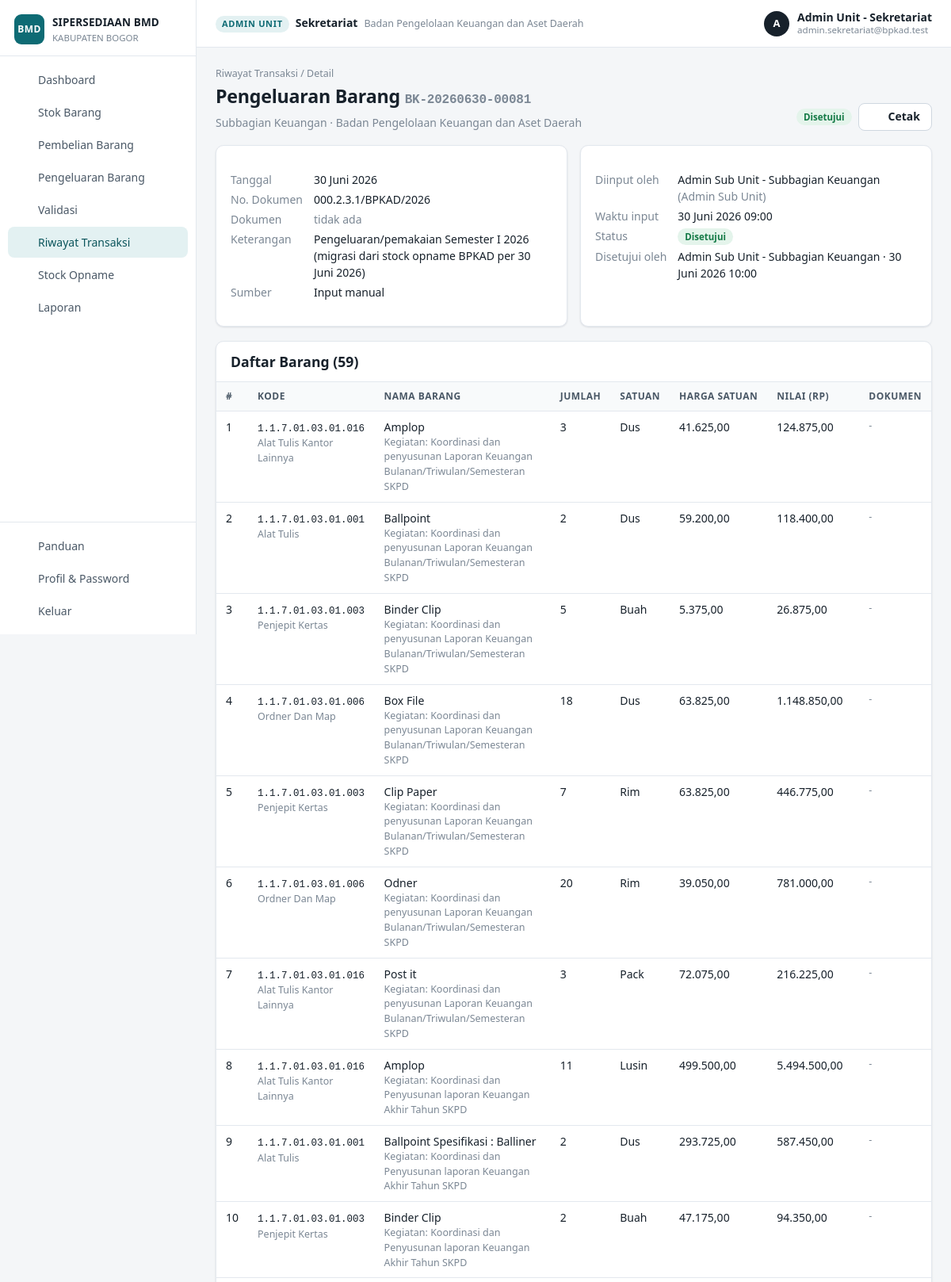
The app's page /index.php?page=transaksi_detail&id=81 (signed in, upper part) with its own data.
### tables this page shows
CREATE TABLE users (
  id          INT UNSIGNED NOT NULL AUTO_INCREMENT PRIMARY KEY,
  nama        VARCHAR(150) NOT NULL,
  nip         VARCHAR(30)  NULL,
  email       VARCHAR(150) NULL,
  password    VARCHAR(255) NULL,
  role        ENUM('superadmin','admin_skpd','admin','operator') NOT NULL,
  skpd_id     INT UNSIGNED NULL,
  unit_id     INT UNSIGNED NULL,
  slot        TINYINT UNSIGNED NOT NULL DEFAULT 1,
  is_active   TINYINT(1) NOT NULL DEFAULT 0,
  last_login  DATETIME NULL,
  created_at  DATETIME NOT NULL DEFAULT CURRENT_TIMESTAMP,
  updated_at  DATETIME NULL ON UPDATE CURRENT_TIMESTAMP,
  UNIQUE KEY uk_email (email),
  KEY idx_skpd (skpd_id),
  KEY idx_unit (unit_id),
  CONSTRAINT fk_user_skpd FOREIGN KEY (skpd_id) REFERENCES skpd(id)       ON DELETE CASCADE,
  CONSTRAINT fk_user_unit FOREIGN KEY (unit_id) REFERENCES unit_kerja(id) ON DELETE CASCADE
);

CREATE TABLE unit_kerja (
  id          INT UNSIGNED NOT NULL AUTO_INCREMENT PRIMARY KEY,
  skpd_id     INT UNSIGNED NOT NULL,
  parent_id   INT UNSIGNED NULL,
  level       ENUM('unit','subunit') NOT NULL,
  kode        VARCHAR(30)  NULL,
  nama        VARCHAR(200) NOT NULL,
  lokasi      VARCHAR(255) NULL,
  pic         VARCHAR(150) NULL,
  email       VARCHAR(150) NULL,
  telp        VARCHAR(50)  NULL,
  created_at  DATETIME NOT NULL DEFAULT CURRENT_TIMESTAMP,
  updated_at  DATETIME NULL ON UPDATE CURRENT_TIMESTAMP,
  KEY idx_skpd (skpd_id),
  KEY idx_parent (parent_id),
  CONSTRAINT fk_unit_skpd   FOREIGN KEY (skpd_id)   REFERENCES skpd(id)       ON DELETE CASCADE,
  CONSTRAINT fk_unit_parent FOREIGN KEY (parent_id) REFERENCES unit_kerja(id) ON DELETE CASCADE
);

CREATE TABLE transaksi (
  id                INT UNSIGNED NOT NULL AUTO_INCREMENT PRIMARY KEY,
  jenis             ENUM('masuk','keluar') NOT NULL,
  sumber            ENUM('input','import','saldo_awal','stock_opname') NOT NULL DEFAULT 'input',
  unit_id           INT UNSIGNED NOT NULL,
  nomor             VARCHAR(40)  NULL,
  tanggal           DATE NOT NULL,
  no_dokumen        VARCHAR(150) NULL,
  keterangan        TEXT NULL,
  dokumen_file      VARCHAR(255) NULL,
  dokumen_nama      VARCHAR(255) NULL,
  status            ENUM('draft','menunggu','disetujui','ditolak') NOT NULL DEFAULT 'draft',
  created_by        INT UNSIGNED NOT NULL,
  created_at        DATETIME NOT NULL DEFAULT CURRENT_TIMESTAMP,
  submitted_at      DATETIME NULL,
  validated_by      INT UNSIGNED NULL,
  validated_at      DATETIME NULL,
  catatan_validasi  TEXT NULL,
  KEY idx_unit_status (unit_id, status, tanggal),
  KEY idx_creator (created_by, status),
  CONSTRAINT fk_trx_unit FOREIGN KEY (unit_id) REFERENCES unit_kerja(id) ON DELETE RESTRICT
);

CREATE TABLE skpd (
  id          INT UNSIGNED NOT NULL AUTO_INCREMENT PRIMARY KEY,
  kode        VARCHAR(30)  NULL,
  nama        VARCHAR(200) NOT NULL,
  lokasi      VARCHAR(255) NULL,
  pic         VARCHAR(150) NULL,
  email       VARCHAR(150) NULL,
  telp        VARCHAR(50)  NULL,
  created_at  DATETIME NOT NULL DEFAULT CURRENT_TIMESTAMP,
  updated_at  DATETIME NULL ON UPDATE CURRENT_TIMESTAMP
);

CREATE TABLE transaksi_detail (
  id              INT UNSIGNED NOT NULL AUTO_INCREMENT PRIMARY KEY,
  transaksi_id    INT UNSIGNED NOT NULL,
  barang_id       INT UNSIGNED NULL,
  kode_barang_id  INT UNSIGNED NOT NULL,
  nama_barang     VARCHAR(255) NOT NULL,
  satuan          VARCHAR(50)  NOT NULL,
  jumlah          DECIMAL(15,2) NOT NULL,
  harga_satuan    DECIMAL(18,2) NOT NULL DEFAULT 0,
  nilai           DECIMAL(20,2) NOT NULL DEFAULT 0,
  dokumen_file    VARCHAR(255) NULL,
  dokumen_nama    VARCHAR(255) NULL,
  keterangan      VARCHAR(255) NULL,
  KEY idx_trx (transaksi_id),
  KEY idx_barang (barang_id),
  CONSTRAINT fk_det_trx    FOREIGN KEY (transaksi_id)   REFERENCES transaksi(id)   ON DELETE CASCADE,
  CONSTRAINT fk_det_barang FOREIGN KEY (barang_id)      REFERENCES barang(id)      ON DELETE RESTRICT,
  CONSTRAINT fk_det_kode   FOREIGN KEY (kode_barang_id) REFERENCES kode_barang(id) ON DELETE RESTRICT
);

CREATE TABLE kode_barang (
  id         INT UNSIGNED NOT NULL AUTO_INCREMENT PRIMARY KEY,
  parent_id  INT UNSIGNED NULL,
  level      TINYINT UNSIGNED NOT NULL,
  kode       VARCHAR(30)  NOT NULL,
  uraian     VARCHAR(255) NOT NULL,
  is_active  TINYINT(1)   NOT NULL DEFAULT 1,
  UNIQUE KEY uk_kode (kode),
  KEY idx_parent (parent_id),
  KEY idx_level (level),
  CONSTRAINT fk_kode_parent FOREIGN KEY (parent_id) REFERENCES kode_barang(id)
    ON UPDATE CASCADE ON DELETE RESTRICT
);

### pages/transaksi_detail.php (the view, shortened to what the rows shown need)
<?php
$id = input_int('id');
$t = row('SELECT t.*, uk.nama AS unit_nama, uk.level AS unit_level, s.nama AS skpd_nama, c.nama AS pembuat, c.role AS pembuat_role, v.nama AS validator
          FROM transaksi t JOIN unit_kerja uk ON uk.id=t.unit_id JOIN skpd s ON s.id=uk.skpd_id
          JOIN users c ON c.id=t.created_by LEFT JOIN users v ON v.id=t.validated_by WHERE t.id=? AND t.status<>\'draft\'', [$id]);
$items = rows('SELECT d.*, k.kode, k.uraian AS kode_uraian FROM transaksi_detail d JOIN kode_barang k ON k.id=d.kode_barang_id WHERE d.transaksi_id=? ORDER BY d.id', [$id]);
$isMasuk = $t['jenis'] === 'masuk';
$showNilai = $isMasuk || $t['status'] === 'disetujui';
include BASE_PATH . '/views/header.php';
?>
<div class="page-head">
  <div>
    <div class="breadcrumb"><?php if (is_unit_user()): ?><a href="<?= e(url('transaksi')) ?>">Riwayat Transaksi</a> / <?php endif; ?>Detail</div>
    <h1><?= $isMasuk ? ($t['sumber'] === 'saldo_awal' ? 'Saldo Awal' : 'Pembelian Barang') : 'Pengeluaran Barang' ?> <span class="mono" style="font-size:1rem;color:var(--ink-3)"><?= e($t['nomor']) ?></span></h1>
    <p><?= e($t['unit_nama']) ?> · <?= e($t['skpd_nama']) ?></p>
  </div>
  <div class="actions"><?= badge_status($t['status']) ?> <button class="btn btn-light" onclick="window.print()"><?= icon('print') ?> Cetak</button></div>
</div>
<div class="grid grid-2">
  <div class="card"><div class="card-body">
    <dl class="kv">
      <dt>Tanggal</dt><dd><?= tgl_indo($t['tanggal']) ?></dd>
      <dt>No. Dokumen</dt><dd><?= e($t['no_dokumen'] ?: '-') ?></dd>
      <dt>Dokumen</dt><dd><?= $t['dokumen_file'] ? '<a href="unduh.php?t=' . (int)$t['id'] . '" target="_blank">' . icon('clip') . ' ' . e($t['dokumen_nama']) . '</a>' : '<span class="muted">tidak ada</span>' ?></dd>
      <dt>Keterangan</dt><dd><?= nl2br(e($t['keterangan'] ?: '-')) ?></dd>
      <dt>Sumber</dt><dd><?= ['input' => 'Input manual', 'import' => 'Impor Excel', 'saldo_awal' => 'Saldo awal / migrasi data'][$t['sumber']] ?></dd>
    </dl>
  </div></div>
  <div class="card"><div class="card-body">
    <dl class="kv">
      <dt>Diinput oleh</dt><dd><?= e($t['pembuat']) ?> <span class="muted">(<?= e(role_label($t['pembuat_role'], $t['unit_level'])) ?>)</span></dd>
      <dt>Waktu input</dt><dd><?= tgl_indo($t['submitted_at'] ?: $t['created_at'], true) ?></dd>
      <dt>Status</dt><dd><?= badge_status($t['status']) ?></dd>
      <?php if ($t['validated_by']): ?>
        <dt><?= $t['status'] === 'ditolak' ? 'Ditolak oleh' : 'Disetujui oleh' ?></dt><dd><?= e($t['validator']) ?> · <?= tgl_indo($t['validated_at'], true) ?></dd>
      <?php endif; ?>
    </dl>
  </div></div>
</div>
<div class="card">
  <div class="card-head"><h2>Daftar Barang (<?= count($items) ?>)</h2></div>
  <div class="card-body tight table-wrap">
    <table class="tbl">
      <thead><tr><th>#</th><th>Kode</th><th>Nama Barang</th><th class="num">Jumlah</th><th>Satuan</th><th class="num">Harga Satuan</th><th class="num">Nilai (Rp)</th><th>Dokumen</th></tr></thead>
      <tbody>
      <?php $tot = 0; foreach ($items as $i => $d): $tot += $d['nilai']; ?>
        <tr>
          <td><?= $i + 1 ?></td>
          <td><span class="mono"><?= e($d['kode']) ?></span><div class="small muted"><?= e($d['kode_uraian']) ?></div></td>
          <td><?= e($d['nama_barang']) ?><?= $d['keterangan'] ? '<div class="small muted">' . e($d['keterangan']) . '</div>' : '' ?></td>
          <td class="num"><?= angka($d['jumlah']) ?></td>
          <td><?= e($d['satuan']) ?></td>
          <td class="num"><?= $showNilai ? rupiah($d['harga_satuan']) : '<span class="muted">FIFO</span>' ?></td>
          <td class="num"><?= $showNilai ? rupiah($d['nilai']) : '-' ?></td>
          <td class="small"><?= $d['dokumen_file'] ? '<a href="unduh.php?d=' . (int)$d['id'] . '" target="_blank">📎 ' . e($d['dokumen_nama']) . '</a>' : '<span class="muted">-</span>' ?></td>
        </tr>
      <?php endforeach; ?>
      </tbody>
    </table>
  </div>
</div>
<?php include BASE_PATH . '/views/footer.php'; ?>

### views/header.php (shortened to what the rows shown need)
<?php
$u = user();
function icon($n)
{
    return '<svg class="ic" viewBox="0 0 24 24" fill="none" stroke="currentColor" stroke-width="1.8" stroke-linecap="round" stroke-linejoin="round" aria-hidden="true">' . ($p[$n] ?? '') . '</svg>';
}
$menu = [];
$menu[] = ['dashboard', 'Dashboard', 'home'];
if ($u['role'] === 'superadmin') {
    $menu[] = ['skpd', 'SKPD & Akun Admin', 'building'];
    $menu[] = ['unit', 'Unit & Sub Unit', 'tree'];
    $menu[] = ['kode', 'Master Kode Barang', 'code'];
    $menu[] = ['stock_opname', 'Stock Opname', 'lock'];
    $menu[] = ['laporan', 'Laporan', 'report'];
    $menu[] = ['pengguna', 'Pengguna & Login As', 'users'];
    $menu[] = ['pengaturan', 'Pengaturan', 'gear'];
    $menu[] = ['log', 'Log Aktivitas', 'list'];
} elseif ($u['role'] === 'admin_skpd') {
    $menu[] = ['unit', 'Unit & Sub Unit', 'tree'];
    $menu[] = ['stock_opname', 'Stock Opname', 'lock'];
    $menu[] = ['laporan', 'Laporan', 'report'];
} else {
    $menu[] = ['stok', 'Stok Barang', 'box'];
    $menu[] = ['pembelian', 'Pembelian Barang', 'in'];
    $menu[] = ['pengeluaran', 'Pengeluaran Barang', 'out'];
    if ($u['role'] === 'admin') {
        $nPending = (int)val("SELECT COUNT(*) FROM transaksi WHERE status='menunggu' AND unit_id IN (" . in_ph(unit_scope_ids($u)) . ")", unit_scope_ids($u));
        $menu[] = ['validasi', 'Validasi', 'check', $nPending];
    }
    $menu[] = ['transaksi', 'Riwayat Transaksi', 'list'];
    $menu[] = ['stock_opname', 'Stock Opname', 'lock'];
    if ($u['role'] === 'admin') $menu[] = ['laporan', 'Laporan', 'report'];
}
$scopeLabel = $u['role'] === 'superadmin' ? 'Seluruh SKPD' : ($u['role'] === 'admin_skpd' ? $u['skpd_nama'] : $u['unit_nama']);
?><!doctype html>
<html lang="id">
<head>
<link rel="stylesheet" href="assets/app.css?v=3">
</head>
<body>
<div class="layout">
      <?php foreach ($menu as $m): ?>
          <?= icon($m[2]) ?><span><?= e($m[1]) ?></span>
      <?php endforeach; ?>
  <div class="main">
    <header class="topbar">
      <div class="scope">
        <span class="scope-label"><?= e(role_label($u['role'], $u['unit_level'])) ?></span>
        <span class="scope-name"><?= e($scopeLabel) ?></span>
        <?php if ($u['role'] !== 'superadmin' && $u['role'] !== 'admin_skpd'): ?><span class="scope-skpd"><?= e($u['skpd_nama']) ?></span><?php endif; ?>
      </div>
      <div class="who">
        <div class="avatar"><?= e(mb_strtoupper(mb_substr($u['nama'], 0, 1))) ?></div>
        <div class="who-text"><b><?= e($u['nama']) ?></b><small><?= e($u['email']) ?></small></div>
      </div>
    </header>
    <main class="content">

### core/helpers.php (shortened to what the rows shown need)
<?php
function e($s)
{
    return htmlspecialchars((string)$s, ENT_QUOTES, 'UTF-8');
}
function url($page = 'dashboard', array $params = [])
{
    $params = array_merge(['page' => $page], $params);
    return 'index.php?' . http_build_query($params);
}
function input($key, $default = null)
{
    if (isset($_GET[$key])) return is_string($_GET[$key]) ? trim($_GET[$key]) : $_GET[$key];
    return $default;
}
function input_int($key, $default = 0)
{
    $v = input($key, null);
    return ($v === null || $v === '') ? $default : (int)$v;
}
function rupiah($n, $dec = 2)
{
    return number_format((float)$n, $dec, ',', '.');
}
function angka($n)
{
    $n = (float)$n;
    return (floor($n) == $n) ? number_format($n, 0, ',', '.') : number_format($n, 2, ',', '.');
}
function bulan_indo($m)
{
    $b = [1 => 'Januari', 'Februari', 'Maret', 'April', 'Mei', 'Juni', 'Juli', 'Agustus', 'September', 'Oktober', 'November', 'Desember'];
    return $b[(int)$m] ?? '';
}
function tgl_indo($date, $withTime = false)
{
    $t = strtotime($date);
    $s = date('j', $t) . ' ' . bulan_indo(date('n', $t)) . ' ' . date('Y', $t);
    if ($withTime) $s .= ' ' . date('H:i', $t);
    return $s;
}
function badge_status($s)
{
    $map = [
        'draft' => ['Draft', 'gray'],
        'menunggu' => ['Menunggu Validasi', 'amber'],
        'disetujui' => ['Disetujui', 'green'],
        'ditolak' => ['Ditolak', 'red'],
    ];
    $m = $map[$s] ?? [$s, 'gray'];
    return '<span class="badge badge-' . $m[1] . '">' . e($m[0]) . '</span>';
}
function role_label($role, $unitLevel = null)
{
    switch ($role) {
        case 'admin': return $unitLevel === 'subunit' ? 'Admin Sub Unit' : 'Admin Unit';
    }
    return $role;
}

### records on screen
users: role.level "ADMIN UNIT", unit.nama "Sekretariat", nama "A", nama "Admin Unit - Sekretariat", email "admin.sekretariat@bpkad.test"
transaksi: nomor "BK-20260630-00081", unit.nama "Subbagian Keuangan", skpd.nama "Badan Pengelolaan Keuangan dan Aset Daerah", status "Disetujui Disetujui", tanggal "30 Juni 2026", no_dokumen "000.2.3.1/BPKAD/2026", keterangan "Pengeluaran/pemakaian Semester I 2026 (migrasi dari stock opname BPKAD per 30 Juni 2026)", sumber "Input manual", users.nama "Admin Sub Unit - Subbagian Keuangan", users.role "Admin Sub Unit", submitted_at "30 Juni 2026 09:00", validated_at "30 Juni 2026 10:00"
transaksi_detail: kode_barang.kode "1.1.7.01.03.01.016", kode_barang.uraian "Alat Tulis Kantor Lainnya", nama_barang "Amplop", keterangan "Kegiatan: Koordinasi dan penyusunan Laporan Keuangan Bulanan/Triwulan/Semesteran SKPD", jumlah "3", satuan "Dus", harga_satuan "41.625,00", nilai "124.875,00"
transaksi_detail: kode_barang.kode "1.1.7.01.03.01.001", kode_barang.uraian "Alat Tulis", nama_barang "Ballpoint", keterangan "Kegiatan: Koordinasi dan penyusunan Laporan Keuangan Bulanan/Triwulan/Semesteran SKPD", jumlah "2", satuan "Dus", harga_satuan "59.200,00", nilai "118.400,00"
transaksi_detail: kode_barang.kode "1.1.7.01.03.01.003", kode_barang.uraian "Penjepit Kertas", nama_barang "Binder Clip", keterangan "Kegiatan: Koordinasi dan penyusunan Laporan Keuangan Bulanan/Triwulan/Semesteran SKPD", jumlah "5", satuan "Buah", harga_satuan "5.375,00", nilai "26.875,00"
transaksi_detail: kode_barang.kode "1.1.7.01.03.01.006", kode_barang.uraian "Ordner Dan Map", nama_barang "Box File", keterangan "Kegiatan: Koordinasi dan penyusunan Laporan Keuangan Bulanan/Triwulan/Semesteran SKPD", jumlah "18", satuan "Dus", harga_satuan "63.825,00", nilai "1.148.850,00"
transaksi_detail: kode_barang.kode "1.1.7.01.03.01.003", kode_barang.uraian "Penjepit Kertas", nama_barang "Clip Paper", keterangan "Kegiatan: Koordinasi dan penyusunan Laporan Keuangan Bulanan/Triwulan/Semesteran SKPD", jumlah "7", satuan "Rim", harga_satuan "63.825,00", nilai "446.775,00"
transaksi_detail: kode_barang.kode "1.1.7.01.03.01.006", kode_barang.uraian "Ordner Dan Map", nama_barang "Odner", keterangan "Kegiatan: Koordinasi dan penyusunan Laporan Keuangan Bulanan/Triwulan/Semesteran SKPD", jumlah "20", satuan "Rim", harga_satuan "39.050,00", nilai "781.000,00"
transaksi_detail: kode_barang.kode "1.1.7.01.03.01.016", kode_barang.uraian "Alat Tulis Kantor Lainnya", nama_barang "Post it", keterangan "Kegiatan: Koordinasi dan penyusunan Laporan Keuangan Bulanan/Triwulan/Semesteran SKPD", jumlah "3", satuan "Pack", harga_satuan "72.075,00", nilai "216.225,00"
transaksi_detail: kode_barang.kode "1.1.7.01.03.01.016", kode_barang.uraian "Alat Tulis Kantor Lainnya", nama_barang "Amplop", keterangan "Kegiatan: Koordinasi dan Penyusunan laporan Keuangan Akhir Tahun SKPD", jumlah "11", satuan "Lusin", harga_satuan "499.500,00", nilai "5.494.500,00"
transaksi_detail: kode_barang.kode "1.1.7.01.03.01.001", kode_barang.uraian "Alat Tulis", nama_barang "Ballpoint Spesifikasi : Balliner", keterangan "Kegiatan: Koordinasi dan Penyusunan laporan Keuangan Akhir Tahun SKPD", jumlah "2", satuan "Dus", harga_satuan "293.725,00", nilai "587.450,00"
transaksi_detail: kode_barang.kode "1.1.7.01.03.01.003", kode_barang.uraian "Penjepit Kertas", nama_barang "Binder Clip", keterangan "Kegiatan: Koordinasi dan Penyusunan laporan Keuangan Akhir Tahun SKPD", jumlah "2", satuan "Buah", harga_satuan "47.175,00", nilai "94.350,00"

### other values on screen
APP_NAME "SIPERSEDIAAN BMD"
setting('nama_pemda', 'Pemerintah Daerah') "KABUPATEN BOGOR"
$m[1] "Dashboard"
$m[1] "Stok Barang"
$m[1] "Pembelian Barang"
$m[1] "Pengeluaran Barang"
$m[1] "Validasi"
$m[1] "Riwayat Transaksi"
$m[1] "Stock Opname"
$m[1] "Laporan"
$u['skpd_nama'] "Badan Pengelolaan Keuangan dan Aset Daerah"
count($items) "59"
